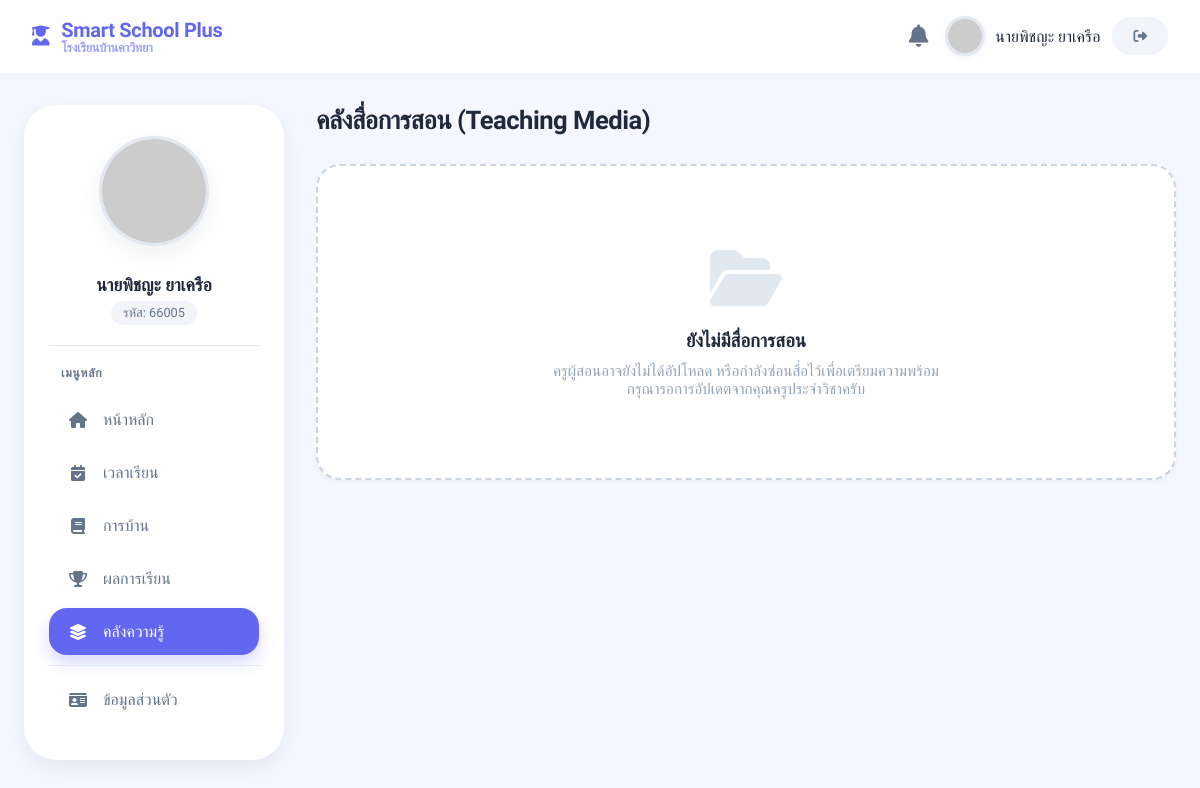
The app's page /media_student.php (signed in) with its own data.
### tables this page shows
CREATE TABLE `schools` (
  `school_id` int(6) UNSIGNED NOT NULL,
  `school_name` varchar(150) NOT NULL,
  `education_level` enum('ประถมศึกษา','ขยายโอกาส','มัธยมศึกษา') NOT NULL,
  `created_at` timestamp NOT NULL DEFAULT current_timestamp()
);

CREATE TABLE `users` (
  `user_id` int(6) UNSIGNED NOT NULL,
  `school_id` int(6) DEFAULT 0,
  `username` varchar(50) NOT NULL,
  `password` varchar(255) NOT NULL,
  `full_name` varchar(100) NOT NULL,
  `role` enum('superadmin','admin','teacher','student') NOT NULL,
  `student_number` int(11) NOT NULL DEFAULT 0,
  `student_code` varchar(20) DEFAULT NULL,
  `class_level` varchar(50) DEFAULT NULL,
  `room_number` varchar(50) DEFAULT NULL,
  `position` varchar(100) DEFAULT NULL,
  `profile_img` varchar(255) DEFAULT 'default_avatar.png',
  `created_at` timestamp NOT NULL DEFAULT current_timestamp(),
  `subjects_taught` text DEFAULT NULL COMMENT 'เก็บเป็น JSON หรือ Text',
  `profile_frame` varchar(50) DEFAULT 'frame-0'
);

### media_student.php (the view, shortened to what this page needs)
<?php
require_once 'db_connect.php';
$user_id = $_SESSION['user_id'];
$school_id = $_SESSION['school_id'];
$conn->query("CREATE TABLE IF NOT EXISTS notifications (
    id INT AUTO_INCREMENT PRIMARY KEY, user_id INT, title VARCHAR(255), message TEXT, link VARCHAR(255), is_read TINYINT(1) DEFAULT 0, created_at TIMESTAMP DEFAULT CURRENT_TIMESTAMP
)");
$school_row = $conn->query("SELECT school_name FROM schools WHERE school_id = $school_id")->fetch_assoc();
$school_name = $school_row ? $school_row['school_name'] : 'ไม่ระบุโรงเรียน';
$student = $conn->query("SELECT * FROM users WHERE user_id = $user_id")->fetch_assoc();
$raw_img = !empty($student['profile_img']) ? $student['profile_img'] : 'default_avatar.png';
if(strpos($raw_img, 'http') === false && $raw_img != 'default_avatar.png' && !file_exists("uploads/".$raw_img)){
   $img_src = 'https://api.dicebear.com/7.x/avataaars/svg?seed=Felix';
} elseif(strpos($raw_img, 'http') === false && $raw_img != 'default_avatar.png') {
   $img_src = "uploads/" . $raw_img;
} elseif ($raw_img == 'default_avatar.png') {
   $username_seed = !empty($student['username']) ? $student['username'] : 'Student';
   $img_src = 'https://api.dicebear.com/7.x/avataaars/svg?seed=' . urlencode($username_seed);
} else {
   $img_src = $raw_img;
}
$st_fullname = htmlspecialchars($student['full_name'] ?? 'ไม่พบข้อมูล');
$st_code = htmlspecialchars($student['student_code'] ?? '-');
$st_frame = htmlspecialchars($student['profile_frame'] ?? '');
?>
<!DOCTYPE html>
<html lang="th">
<head>
    <link rel="stylesheet" href="style_theme.css?v=<?php echo time(); ?>">
    <link rel="stylesheet" href="style_dashboard.css?v=<?php echo time(); ?>">
    <link rel="stylesheet" href="https://cdnjs.cloudflare.com/ajax/libs/font-awesome/6.4.0/css/all.min.css">
</head>
<body>
    <nav class="navbar">
        <div class="brand">
            <i class="fa-solid fa-user-graduate"></i>
            <div>Smart School Plus <span style="font-size:0.8rem; opacity:0.6; display:block; line-height:1;"><?php echo htmlspecialchars($school_name); ?></span></div>
        </div>
        <div class="user-info">
            <div class="notification-wrapper">
                <div class="bell-icon" onclick="toggleNotif()" id="bellIcon">
                    <i class="fa-solid fa-bell"></i>
                </div>
            </div>
            <div style="display:flex; align-items:center; gap:10px;">
                <img src="<?php echo $img_src; ?>" class="profile-img-nav <?php echo $st_frame; ?>">
                <span class="desktop-only"><?php echo $st_fullname; ?></span>
            </div>
            <a href="logout.php" class="btn-logout desktop-only"><i class="fa-solid fa-right-from-bracket"></i></a>
        </div>
    </nav>
    <div class="dashboard-container">
        <aside class="sidebar">
            <div style="text-align:center; padding-bottom:20px; margin-bottom:20px; border-bottom:1px solid var(--border-color);">
                <img src="<?php echo $img_src; ?>" class="profile-img-large <?php echo $st_frame; ?>">
                <h4 style="margin-top:10px; font-size:1.1rem;"><?php echo $st_fullname; ?></h4>
                <div style="background:#f1f5f9; color:#64748b; padding:4px 12px; border-radius:20px; display:inline-block; font-size:0.8rem; margin-top:5px;">
                    รหัส: <?php echo $st_code; ?>
                </div>
            </div>
            <h3>เมนูหลัก</h3>
            <a href="dashboard_student.php?tab=home" class="menu-item"><i class="fa-solid fa-house"></i> หน้าหลัก</a>
            <a href="dashboard_student.php?tab=attendance" class="menu-item"><i class="fa-solid fa-calendar-check"></i> เวลาเรียน</a>
            <a href="homework_student.php" class="menu-item"><i class="fa-solid fa-book"></i> การบ้าน</a>
            <a href="grade_student.php" class="menu-item"><i class="fa-solid fa-trophy"></i> ผลการเรียน</a>
            <a href="media_student.php" class="menu-item active"><i class="fa-solid fa-layer-group"></i> คลังความรู้</a>
            <div style="height:1px; background:var(--border-color); margin:10px 0;"></div>
            <a href="dashboard_student.php?tab=profile" class="menu-item"><i class="fa-solid fa-id-card"></i> ข้อมูลส่วนตัว</a>
        </aside>
        <main class="content-area">
            <div class="page-header">
                <h2 class="page-title">คลังสื่อการสอน (Teaching Media)</h2>
            </div>
            <div class="menu-grid" style="grid-template-columns: repeat(auto-fill, minmax(280px, 1fr)); align-items: stretch;">
                <?php
                $count = 0;
                ?>
                <?php if($count == 0): ?>
                    <div style="grid-column: 1 / -1; text-align:center; padding:80px 20px; border:2px dashed #cbd5e1; border-radius:24px; color:#94a3b8; background:white; box-shadow:var(--shadow-xs);">
                        <i class="fa-solid fa-folder-open" style="font-size:4rem; margin-bottom:20px; color:#e2e8f0;"></i>
                        <h3 style="font-family:'Prompt', sans-serif; color:var(--text-main); margin-bottom:10px;">ยังไม่มีสื่อการสอน</h3>
                        <p style="font-size:0.95rem;">ครูผู้สอนอาจยังไม่ได้อัปโหลด หรือกำลังซ่อนสื่อไว้เพื่อเตรียมความพร้อม<br>กรุณารอการอัปเดตจากคุณครูประจำวิชาครับ</p>
                    </div>
                <?php endif; ?>
            </div>
        </main>
    </div>
</body>
</html>

### style_theme.css (style rules this page uses)
:root { --primary-color: #6366f1; --primary-hover: #4f46e5; --primary-light: #e0e7ff; --secondary-bg: #ffffff; --bg-app: #f4f7fe; --border-color: #e2e8f0; --text-main: #1e293b; --text-secondary: #64748b; --success: #10b981; --success-bg: #d1fae5; --warning: #f59e0b; --warning-bg: #fef3c7; --danger: #ef4444; --danger-bg: #fee2e2; --info: #0ea5e9; --info-bg: #e0f2fe; --shadow-xs: 0 2px 4px rgba(149, 157, 165, 0.1); --shadow-sm: 0 8px 24px rgba(149, 157, 165, 0.15); --shadow-hover: 0 12px 32px rgba(149, 157, 165, 0.2); --radius-md: 16px; --radius-lg: 24px; --radius-xl: 32px; --safe-top: env(safe-area-inset-top, 20px); --safe-bottom: env(safe-area-inset-bottom, 20px); }
* { margin: 0; padding: 0; box-sizing: border-box; font-family: 'Sarabun', sans-serif; -webkit-tap-highlight-color: transparent; -webkit-overflow-scrolling: touch; }
h1, h2, h3, h4, h5, h6, .btn-login { font-family: 'Prompt', sans-serif; }
html { scroll-behavior: smooth; }
body { min-height: 100vh; display: flex; justify-content: center; align-items: center; background-color: var(--bg-app); color: var(--text-main); overflow-y: auto; overflow-x: hidden; }

### style_dashboard.css (style rules this page uses)
body { display: block; background: var(--bg-app); height: auto; min-height: 100vh; padding-bottom: 80px; overflow-y: auto; overflow-x: hidden; -webkit-overflow-scrolling: touch; }
.navbar { background: rgba(255, 255, 255, 0.85); backdrop-filter: blur(12px); -webkit-backdrop-filter: blur(12px); padding: 16px 32px; padding-top: max(16px, var(--safe-top)); display: flex; justify-content: space-between; align-items: center; border-bottom: 1px solid rgba(255, 255, 255, 0.5); box-shadow: 0 4px 20px rgba(0, 0, 0, 0.02); position: sticky; top: 0; z-index: 100; }
.navbar .brand { font-size: 1.25rem; font-weight: 700; color: var(--primary-color); display: flex; align-items: center; gap: 12px; letter-spacing: -0.3px; }
.navbar .user-info { display: flex; align-items: center; gap: 12px; }
.btn-logout { background: #f1f5f9; color: var(--text-secondary); padding: 10px 20px; border-radius: 50px; text-decoration: none; transition: all 0.2s ease; font-size: 0.85rem; font-weight: 600; border: 1px solid transparent; }
.notification-wrapper { position: relative; display: flex; align-items: center; }
.bell-icon { position: relative; cursor: pointer; font-size: 1.4rem; color: var(--text-secondary); transition: 0.2s ease; padding: 5px; display: flex; align-items: center; justify-content: center; }
.desktop-only { display: inline-block; }
.dashboard-container { display: flex; max-width: 1440px; margin: 0 auto; padding: 32px 24px; gap: 32px; align-items: flex-start; }
.sidebar { width: 260px; background: var(--secondary-bg); padding: 30px 24px; border-radius: var(--radius-xl); box-shadow: var(--shadow-sm); border: 1px solid rgba(255, 255, 255, 0.8); position: sticky; top: 100px; flex-shrink: 0; max-height: calc(100vh - 120px); overflow-y: auto; -webkit-overflow-scrolling: touch; }
.sidebar h3 { font-size: 0.75rem; text-transform: uppercase; color: var(--text-secondary); margin-bottom: 16px; letter-spacing: 0.8px; font-weight: 700; padding-left: 12px; }
.menu-item { display: flex; align-items: center; padding: 14px 18px; margin-bottom: 6px; color: var(--text-secondary); text-decoration: none; border-radius: 18px; transition: all 0.3s ease; font-weight: 500; gap: 14px; }
.menu-item i { width: 22px; text-align: center; color: var(--text-secondary); transition: all 0.3s ease; }
.menu-item.active { background: var(--primary-color); color: white; box-shadow: 0 8px 16px rgba(99, 102, 241, 0.25); }
.menu-item.active i { color: white; }
.content-area { flex: 1; min-width: 0; }
.page-header { margin-bottom: 28px; display: flex; align-items: center; justify-content: space-between; }
.page-title { font-size: 1.6rem; color: var(--text-main); font-weight: 700; letter-spacing: -0.5px; }
.menu-grid { display: grid; grid-template-columns: repeat(auto-fit, minmax(200px, 1fr)); gap: 24px; margin-top: 10px; }
.profile-img-nav { width: 40px; height: 40px; border-radius: 50%; object-fit: cover; border: 2px solid white; box-shadow: var(--shadow-xs); }
.profile-img-large { width: 110px; height: 110px; border-radius: 50%; object-fit: cover; margin-bottom: 15px; border: 4px solid var(--secondary-bg); box-shadow: var(--shadow-sm); max-width: 100%; }
.frame-0 { border: 3px solid #e2e8f0; }

### records on screen
schools: school_name "โรงเรียนบ้านคาวิทยา"
users: full_name "นายพิชญะ ยาเครือ", student_code "66005"
